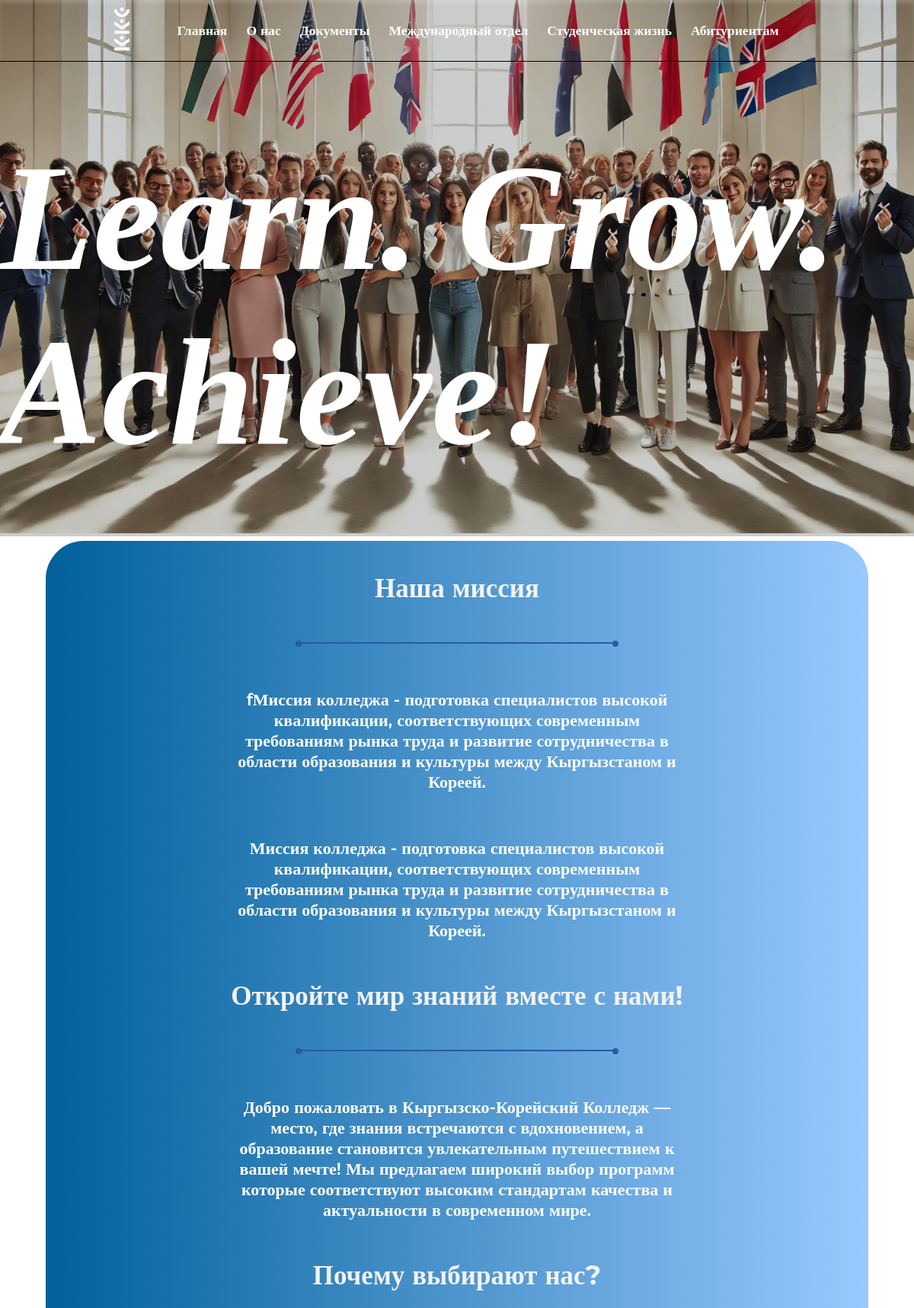
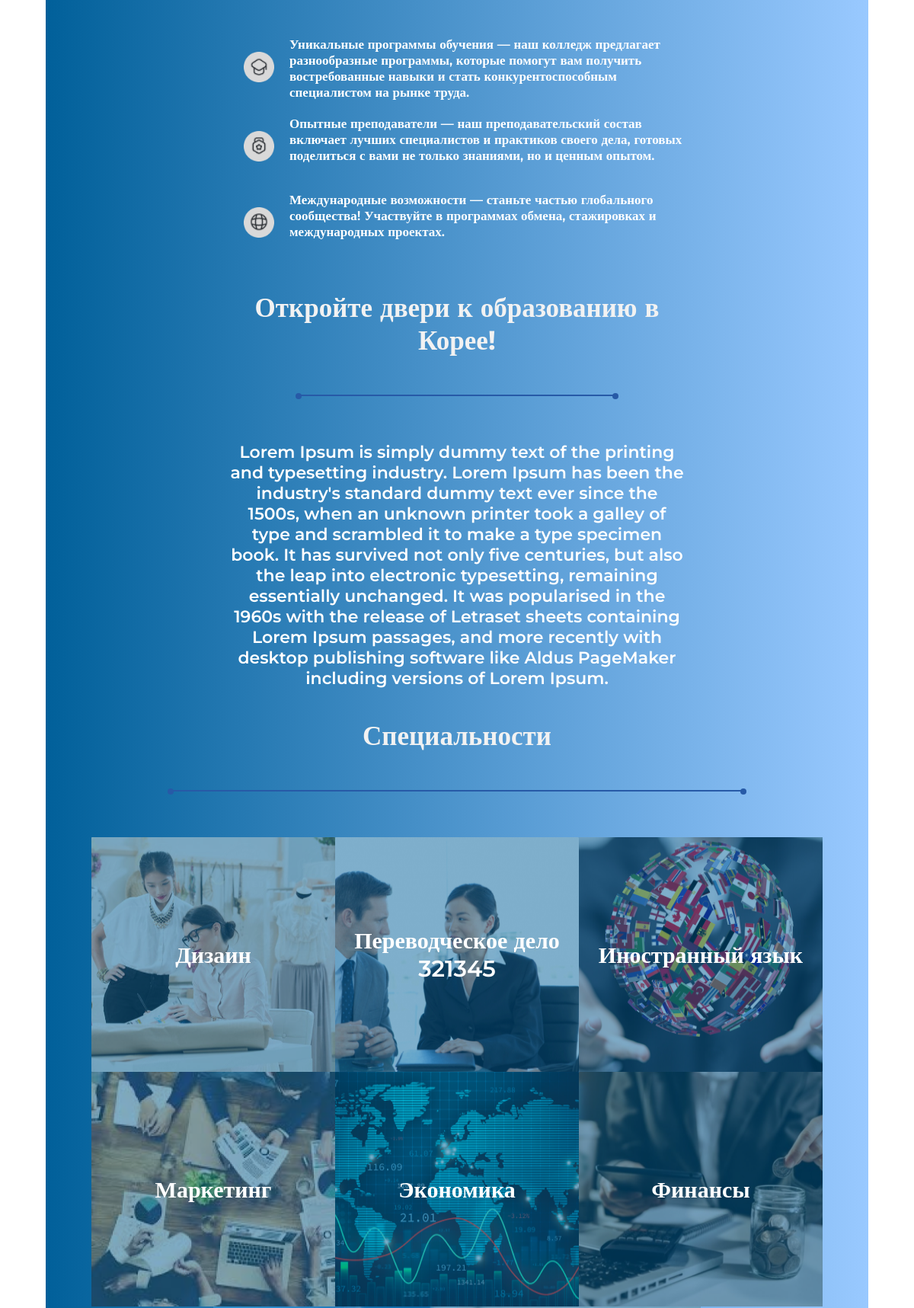
The page / (upper part) on the database its author committed (2 pictures, top to bottom).
### main_page/models.py (models this page shows, shortened)
class LogoImage(models.Model):
    logo_image = models.ImageField(
        upload_to="logo_images", null=True, verbose_name="Загрузите фото лого"
    )
    class Meta:
        verbose_name = "фото лого"
        verbose_name_plural = "фото логотипа"

class Mission(models.Model):
    mission = models.TextField(verbose_name="Напишите миссию института", default="")
    class Meta:
        verbose_name = "миссия"
        verbose_name_plural = "миссии"

class Welcome(models.Model):
    description = models.TextField(verbose_name="дайте описания к ДОБРО ПОЖАЛОВАТЬ")
    class Meta:
        verbose_name = "добро пожаловать"
        verbose_name_plural = "добро пожаловать"

class Advanced(models.Model):
    image = models.ImageField(
        upload_to="images/", null=True, verbose_name="Загрузите значок"
    )
    text = models.TextField(null=True, verbose_name="Укажите почему выбирают вас")
    class Meta:
        verbose_name = "продвижение"
        verbose_name_plural = "продвижения"

class OpenDoor(models.Model):
    open_door = models.TextField(verbose_name="укажите почему выбирают нас")
    class Meta:
        verbose_name = "выбирают нас"
        verbose_name_plural = "выбрали нас"

class Courses(models.Model):
    image = models.ImageField(
        upload_to="images/", null=True, verbose_name="Загрузите фото направления"
    )
    course_name = models.CharField(
        max_length=100, null=True, verbose_name="Укажите название курса"
    )
    qualification = models.CharField(
        max_length=100, verbose_name="укажите квалификацию", null=True
    )
    description = models.TextField(verbose_name="укажите описания к курсу", null=True)
    year_study = models.CharField(
        max_length=100, verbose_name="укажите срок обучения", null=True
    )
    exam = models.CharField(
        max_length=100,
        verbose_name="есть ли вступительные экзамены",
        default='teasdasdasdxt',
        null=True,
    )
    lupic_ic = models.TextField(verbose_name='Укажите Lupic', null=True, blank=True)
    class Meta:
        verbose_name = "направление"
        verbose_name_plural = "направления"

### main_page/views.py (the view)
# urls.py: path("", include("main_page.urls")),
def main_page(request):
    if request.method == "GET":
        course_list = models.Courses.objects.all()
        course_it = models.ITCourses.objects.all()
        logo_image = models.LogoImage.objects.all()
        advanced = models.Advanced.objects.all()
        welcome = models.Welcome.objects.all()
        contact = models.Contact.objects.all()
        mission = models.Mission.objects.all()
        open_door = models.OpenDoor.objects.all()
        news_list = models.News.objects.all().order_by("-id")
        paginator = Paginator(news_list, 6)
        page = request.GET.get("page")
        page_obj = paginator.get_page(page)
        context = {
            "course_it": course_it,
            "course_list": course_list,
            "logo_image": logo_image,
            "advanced": advanced,
            "welcome": welcome,
            "contact": contact,
            "mission": mission,
            "open_door": open_door,
            "page_obj": page_obj,
        }
        return render(request, template_name="index.html", context=context)

### main_page/context_processors.py (called while the page is built)
def contact_processor(request):
    contact = Contact.objects.all()
    return {"contact": contact}

### templates/index.html (shortened to what this page needs)
{% include 'header.html' %}
{% load static %}
<link rel="stylesheet" href="{% static 'css/news.css' %}">
<link rel="stylesheet" href="{% static 'css/component.css' %}">
<link rel="stylesheet" href="{% static 'css/news.css' %}">
<main>
    <div class="bcg slider">
        {% for i in logo_image %}
            <img class="background_photo" src="{{ i.logo_image }}" alt="">
        {% endfor %}
        <div class="bcg_black"></div>
        <h1 class="title">Learn. Grow. Achieve!</h1>
    </div>
</main>
<main class="main_2">
    <div class="conteiner">
        <div class="greetings">
            <h1 id="knowledge-title" class="title_t" >Наша миссия</h1>
            <div class="line"></div>
            {% for i in mission %}
                <p>{{ i.mission }}</p>
            {% endfor %}
        </div>
        <div class="greetings">
            <h1 id="knowledge-title" class="title_t" >Откройте мир знаний вместе с нами!</h1>
            <div class="line"></div>
            {% for i in welcome %}
                <p>{{ i.description }}</p>
            {% endfor %}
        </div>
        <div class="advantages">
            <h1 id="knowledge-title" class="title_t" >Почему выбирают нас?</h1>
            {% for i in advanced %}
                <div class="advan_1">
                    <div class="adv_icon">
                        <img src="{{ i.image.url }}" alt="">
                    </div>
                    <p class="advan_p">{{ i.text }}</p>
                </div>
            {% endfor %}
        </div>
        <div class="greetings">
            <h1 id="knowledge-title" class="title_t" >Откройте двери к образованию в Корее!</h1>
            <div class="line"></div>
            {% for i in open_door %}
            <p>{{ i.open_door }}</p>
        {% endfor %}
        </div>
        <div class="faculty_cont">
            <h1 id="knowledge-title" class="title_t" >Специальности</h1>
            <div class="line_2 line"></div>
            <div class="faculty">
                {% for i in course_list %}
                    <div class="item">
                        <a class="faculty_href" href="/course_detail/{{ i.id }}/">
                        <img src="{{ i.image.url }}" alt="">
                        <div class="item_fon"></div>
                        <span class="direct">
                          {{ i.course_name }}
                        </span>
                            </a>
                    </div>
                {% endfor %}
            </div>
        </div>
    </div>
</main>
{% include 'footer.html' %}

### static/css/index.css (style rules this page uses)
* { padding: 0; margin: 0; text-decoration: none; }
body { font-family: Montserrat; font-weight: 400; top: 0px !important; }
.background_photo { width: 100%; position: absolute; top: -100px; right: 0; height: 100vh; object-fit: cover; }
.bcg { background-size: cover; background-position: center; height: 100vh; width: 100%; display: flex; justify-content: center; align-items: center; overflow: hidden; }
.bcg_black { position: absolute; top: 0; width: 100%; height: 88vh; background-color: rgba(0, 0, 0, 20%); }
.title { font-size: 200px; color: #ffffff; z-index: 2; font-family: "Brush Script MT", cursive; font-style: italic; }
.main_2 { display: flex; justify-content: center; }
.conteiner { text-align: center; display: flex; flex-direction: column; justify-content: center; width: 90%; background: linear-gradient(to right, #01609A, #99c9ff); color: #222222; position: relative; top: -90px; border-radius: 50px; }
.greetings #knowledge-title { color: #F2F2F2; }
.advantages #knowledge-title { color: #F2F2F2; }
.faculty_cont #knowledge-title { color: #F2F2F2; }
.greetings, .advantages { max-width: 1200px; display: flex; flex-direction: column; justify-content: center; margin: auto; padding: 10px; }
.title_t { font-weight: 700; font-size: 35px; margin: 30px 0px 50px 0px; }
.line { margin: auto; width: 70%; height: 2px; background-color: black; position: relative; }
.line::before, .line::after { content: ''; width: 8px; height: 8px; background-color: black; border-radius: 50%; position: absolute; top: -2.5px; }
.line::before { left: -2px; }
.line::after { right: -2px; }
.greetings p { font-size: 22px; font-weight: 600; margin-top: 60px; }
.advan_1 { display: flex; margin-top: 20px; }
.adv_icon { width: 80px; height: 80px; display: flex; align-items: center; justify-content: center; }
.adv_icon img { width: 40px; }
.advan_p { font-size: 17px; font-weight: 600; text-align: left; max-width: 520px; min-width: 100px; }
.line_2 { width: 20%; margin: auto; }
.faculty { margin: auto; display: flex; max-width: 1280px; justify-content: center; flex-wrap: wrap; margin-top: 60px; }
.item { position: relative; }
.item img { width: 100%; height: 100%; }
.item_fon { background-color: rgba(1, 96, 154, 50%); width: 100%; height: 100%; position: absolute; top: 0; left: 0; }
.direct { position: absolute; top: 0; left: 0; width: 100%; height: 100%; display: flex; align-items: center; justify-content: center; }
.faculty_href { font-size: 1.5em; font-weight: 600; color: #ffffff; }
a { color: #ffff; }

### static/css/component.css (style rules this page uses)
* { margin: 0; padding: 0; text-decoration: none; font-family: Montserrat; }
body { font-size: 22px; }
.conteiner { text-align: center; margin: auto; display: flex; flex-direction: column; justify-content: center; width: 90%; background-color: #E5E5E5; color: #222222; position: relative; top: -90px; border-radius: 50px; }
.greetings { max-width: 600px; display: flex; flex-direction:column; justify-content: center; margin: auto; padding: 10px; }
.title_t { font-weight: 700; font-size: 35px; margin: 30px 0px 50px 0px; }
.line { margin: auto; width: 70%; height: 2px; background-color: #275aa7; position: relative; }
.line::before, .line::after { content: ''; width: 8px; height: 8px; background-color: #275aa7; border-radius: 50%; position: absolute; top: -2.5px; }
.line::before { left: -2px; }
.line::after { right: -2px; }
.greetings p { font-size: 22px; font-weight: 600; margin-top: 60px; color: white; }
.advan_p { color: white; }
@media screen and (max-width: 1300px) { body { font-size: 20px; } }

### rows shown on the page
LogoImage: logo_image (picture)
Mission: mission "fМиссия колледжа - подготовка специалистов высокой квалификации, соответствующих современным требованиям рынка труда и развитие сотрудничества в области образования и культуры между Кыргызстаном и Кореей."
Mission: mission "Миссия колледжа - подготовка специалистов высокой квалификации, соответствующих современным требованиям рынка труда и развитие сотрудничества в области образования и культуры между Кыргызстаном и Кореей."
Welcome: description "Добро пожаловать в Кыргызско-Корейский Колледж — место, где знания встречаются с вдохновением, а образование становится увлекательным путешествием к вашей мечте! Мы предлагаем широкий выбор программ которые соответствуют высоким стандартам качества и актуальности в современном мире."
Advanced: image (picture), text "Уникальные программы обучения — наш колледж предлагает разнообразные программы, которые помогут вам получить востребованные навыки и стать конкурентоспособным специалистом на рынке труда."
Advanced: image (picture), text "Опытные преподаватели — наш преподавательский состав включает лучших специалистов и практиков своего дела, готовых поделиться с вами не только знаниями, но и ценным опытом."
Advanced: image (picture), text "Международные возможности — станьте частью глобального сообщества! Участвуйте в программах обмена, стажировках и международных проектах."
OpenDoor: open_door "Lorem Ipsum is simply dummy text of the printing and typesetting industry. Lorem Ipsum has been the industry's standard dummy text ever since the 1500s, when an unknown printer took a galley of type and scrambled it to make a type specimen book. It has survived not only five centuries, but also the leap into electronic typesetting, remaining essentially unchanged. It was popularised in the 1960s with the release of Letraset sheets containing Lorem Ipsum passages, and more recently with desktop publishing software like Aldus PageMaker including versions of Lorem Ipsum."
Courses: image (picture), course_name "Дизаин"
Courses: image (picture), course_name "Переводческое дело 321345"
Courses: image (picture), course_name "Иностранный язык"
Courses: image (picture), course_name "Маркетинг"
Courses: image (picture), course_name "Экономика"
Courses: image (picture), course_name "Финансы"
